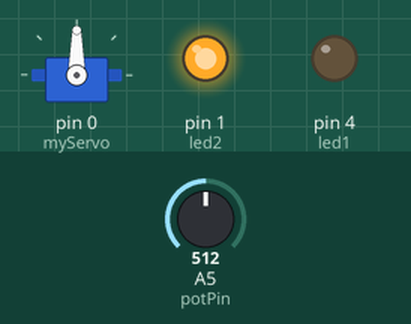
Simulated run of this sketch. Board: Arduino Uno, built with avr-gcc and run on an emulated ATmega328P. Shown: servo, output pins drawn as LEDs (lit = HIGH). The inputs (shaded band) are chosen by the test bench; at power-on: A5 (potPin) = 512.

Above: at 1.2 s.
1.3 s: A5 (potPin) set to 716
At 2.5 s:
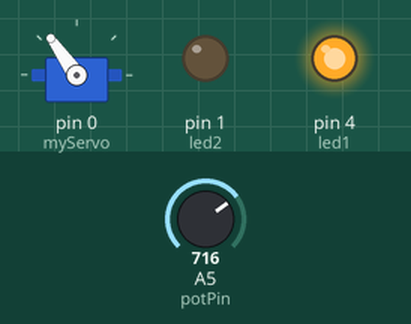
2.8 s: A5 (potPin) set to 900
At 3.5 s:
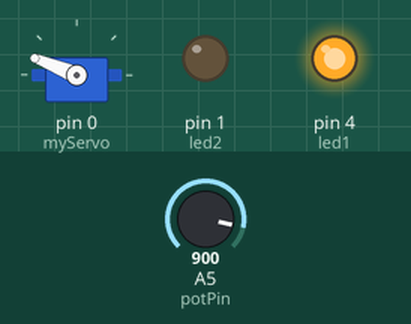
4.3 s: A5 (potPin) set to 1023
At 4.9 s:
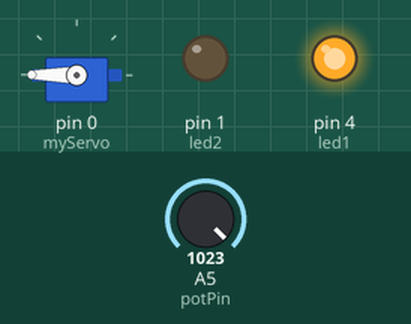
5.8 s: A5 (potPin) set to 306
At 7.0 s:
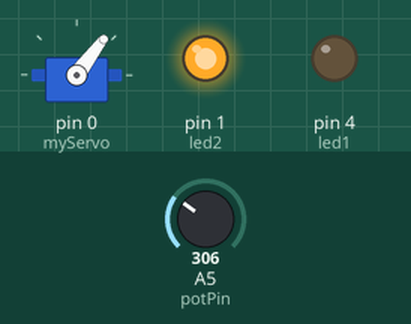
7.3 s: A5 (potPin) set to 122
At 8.5 s:
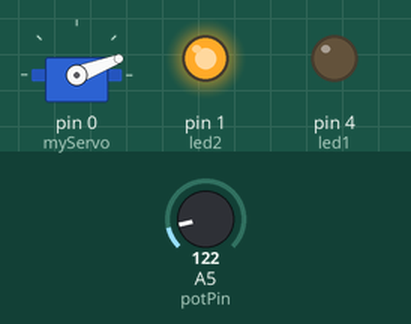
Timing chart, 0 to 9.8 s (numbered marks = the images above; inputs shaded):
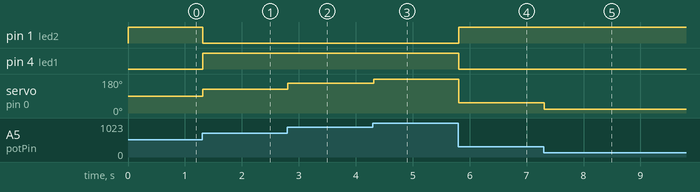

Measured:
- after the input at 1.3 s, pin 1 (led2): HIGH → LOW at once; pin 4 (led1): LOW → HIGH at once; servo on pin 0 (myServo): 90° → 125° at once
- after the input at 2.8 s, servo on pin 0 (myServo): 125° → 158° at once
- after the input at 4.3 s, servo on pin 0 (myServo): 158° → 180° at once
- after the input at 5.8 s, pin 1 (led2): LOW → HIGH at once; pin 4 (led1): HIGH → LOW at once; servo on pin 0 (myServo): 180° → 53° at once
- after the input at 7.3 s, servo on pin 0 (myServo): 53° → 21° at once

The sketch:

midterm_project_21.ino
```cpp
#include <Servo.h>

Servo myServo;  // create servo object
int potPin = A5;  // potentiometer connected to A0
int led1 = 4;    // LED1 pin
int led2 = 1;    // LED2 pin
int potVal;       // variable to store potentiometer value
int servoPos;     // variable for servo position

void setup() {
  myServo.attach(0); // attach servo to pin 9
  pinMode(led1, OUTPUT); // LED1 as output
  pinMode(led2, OUTPUT); // LED2 as output
}

void loop() {
  // read potentiometer (0-1023) and map to servo angle (0-180)
  potVal = analogRead(potPin);
  servoPos = map(potVal, 0, 1023, 0, 180);

  // move servo
  myServo.write(servoPos);

  // control LEDs
  if(servoPos > 90){
    digitalWrite(led1, HIGH);
    digitalWrite(led2, LOW);
  } else {
    digitalWrite(led1, LOW);
    digitalWrite(led2, HIGH);
  }

  delay(15); // small delay for smooth servo movement
}
```
